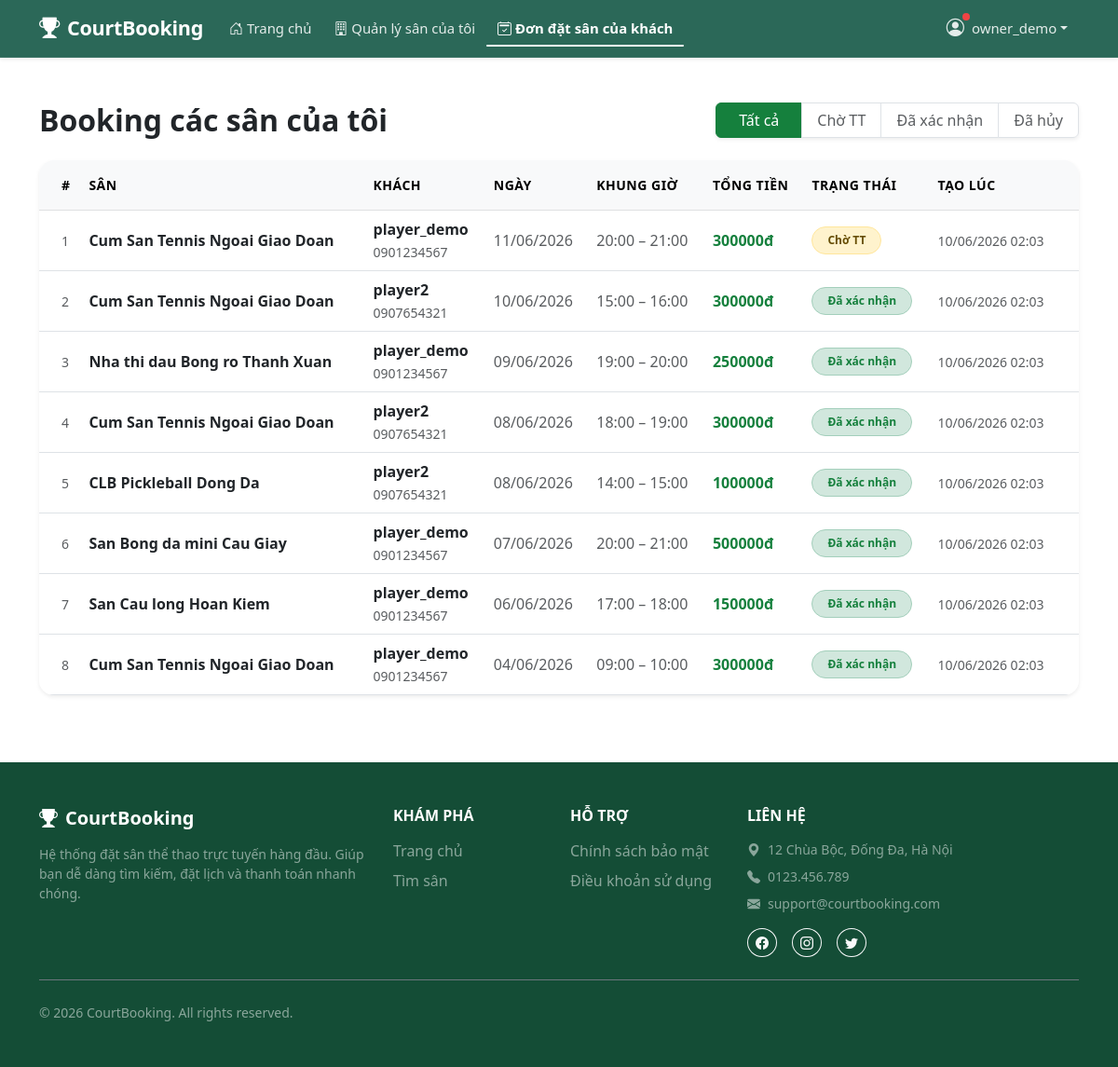
The app's page /bookings/owner/ (signed in) with its own data.
### accounts/models.py (models this page shows, shortened)
class User(AbstractUser):
    ROLE_CHOICES = [
        ('guest',  'Khách'),
        ('player', 'Người chơi'),
        ('owner',  'Chủ sân'),
        ('admin',  'Quản trị'),
    ]
    phone = models.CharField(max_length=15, blank=True)
    role  = models.CharField(max_length=10, choices=ROLE_CHOICES, default='player')

### bookings/models.py (models this page shows, shortened)
class Booking(models.Model):
    STATUS_CHOICES = [
        ('pending',   'Chờ duyệt'),
        ('confirmed', 'Đã xác nhận'),
        ('cancelled', 'Đã huỷ'),
    ]
    court          = models.ForeignKey(
        'courts.Court',
        on_delete=models.CASCADE,
        related_name='bookings',
        verbose_name='Sân'
    )
    user           = models.ForeignKey(
        settings.AUTH_USER_MODEL,
        on_delete=models.CASCADE,
        related_name='bookings',
        verbose_name='Người đặt'
    )
    date           = models.DateField(verbose_name='Ngày chơi')
    start_time     = models.TimeField(verbose_name='Giờ bắt đầu')
    duration_hours = models.PositiveSmallIntegerField(
        verbose_name='Số giờ',
        validators=[MinValueValidator(1), MaxValueValidator(4)]
    )
    promotion       = models.ForeignKey(
        'promotions.Promotion',
        on_delete=models.SET_NULL,
        null=True, blank=True,
        verbose_name='Mã khuyến mãi'
    )
    discount_amount = models.DecimalField(
        max_digits=10, decimal_places=0,
        default=0,
        verbose_name='Số tiền giảm'
    )
    total_price    = models.DecimalField(
        max_digits=10, decimal_places=0,
        verbose_name='Tổng tiền (VNĐ)'
    )
    status         = models.CharField(
        max_length=20,
        choices=STATUS_CHOICES,
        default='pending',
        verbose_name='Trạng thái'
    )
    created_at     = models.DateTimeField(auto_now_add=True, verbose_name='Ngày tạo')
    class Meta:
        ordering = ['-created_at']
        unique_together = ('court', 'date', 'start_time')  # Chống trùng lịch ở DB level
        verbose_name = 'Đặt sân'
        verbose_name_plural = 'Danh sách đặt sân'
    @property
    def end_time(self):
        dt = datetime.combine(datetime.today(), self.start_time)
        return (dt + timedelta(hours=self.duration_hours)).time()

### courts/models.py (models this page shows, shortened)
class Court(models.Model):
    COURT_TYPE_CHOICES = [
        ('badminton',  'Cầu lông'),
        ('football',   'Bóng đá'),
        ('pickleball', 'Pickleball'),
        ('basketball', 'Bóng rổ'),
        ('tennis',     'Tennis'),
    ]
    DISTRICT_CHOICES = [
        ('cau_giay',     'Cầu Giấy'),
        ('dong_da',      'Đống Đa'),
        ('hai_ba_trung', 'Hai Bà Trưng'),
        ('hoan_kiem',    'Hoàn Kiếm'),
        ('thanh_xuan',   'Thanh Xuân'),
        ('ha_dong',      'Hà Đông'),
        ('bac_tu_liem',  'Bắc Từ Liêm'),
        ('nam_tu_liem',  'Nam Từ Liêm'),
        ('khac',         'Khác'),
    ]
    name           = models.CharField(max_length=200, verbose_name='Tên sân')
    court_type     = models.CharField(max_length=20, choices=COURT_TYPE_CHOICES, verbose_name='Loại sân')
    address        = models.CharField(max_length=300, verbose_name='Địa chỉ')
    district       = models.CharField(max_length=20, choices=DISTRICT_CHOICES, default='khac',
                                      blank=True, verbose_name='Quận/Huyện')
    description    = models.TextField(blank=True, verbose_name='Mô tả')
    price_per_hour = models.DecimalField(max_digits=10, decimal_places=0, verbose_name='Giá thuê/giờ (VNĐ)')
    image          = models.ImageField(upload_to='courts/', blank=True, null=True, verbose_name='Ảnh sân')
    is_active      = models.BooleanField(default=True, verbose_name='Đang hoạt động')
    owner          = models.ForeignKey(
        settings.AUTH_USER_MODEL,
        on_delete=models.SET_NULL,
        null=True,
        blank=True,
        related_name='owned_courts',
        verbose_name='Chủ sân',
    )
    created_at     = models.DateTimeField(auto_now_add=True, verbose_name='Ngày tạo')
    class Meta:
        ordering = ['-created_at']
        verbose_name = 'Sân'
        verbose_name_plural = 'Danh sách sân'

### bookings/views.py (the view)
# urls.py: path('owner/', views.owner_booking_list, name='owner_booking_list'),
def owner_booking_list(request):
    if request.session.get('role') != 'owner':
        return redirect('accounts:login')
    current_status = request.GET.get('status', '').strip()
    bookings_qs = (
        Booking.objects
        .filter(court__owner=request.user)
        .select_related('court', 'user', 'promotion')
        .order_by('-date', '-created_at')
    )
    if current_status in ('pending', 'confirmed', 'cancelled'):
        bookings_qs = bookings_qs.filter(status=current_status)
    else:
        current_status = ''   # chuẩn hoá để template dễ so sánh
    paginator   = Paginator(bookings_qs, 10)
    page_number = request.GET.get('page')
    page_obj    = paginator.get_page(page_number)
    return render(request, 'bookings/owner_booking_list.html', {
        'page_obj':       page_obj,
        'current_status': current_status,
    })

### bookings/templates/bookings/owner_booking_list.html (shortened to what this page needs)
{% extends 'base.html' %}
{% load humanize %}
{% block content %}
<div class="container py-5">
    <div class="d-flex flex-column flex-md-row justify-content-between align-items-md-center mb-4 gap-3">
        <h2 class="fw-bold mb-0 text-dark">Booking các sân của tôi</h2>
        <div class="btn-group shadow-sm" role="group">
            <a href="{% url 'bookings:owner_booking_list' %}"
               class="btn {% if current_status == '' %}btn-success fw-medium px-4{% else %}btn-white border fw-medium text-muted hover-bg-light px-3{% endif %}">
                Tất cả
            </a>
            <a href="{% url 'bookings:owner_booking_list' %}?status=pending"
               class="btn {% if current_status == 'pending' %}btn-success fw-medium px-4{% else %}btn-white border fw-medium text-muted hover-bg-light px-3{% endif %}">
                Chờ TT
            </a>
            <a href="{% url 'bookings:owner_booking_list' %}?status=confirmed"
               class="btn {% if current_status == 'confirmed' %}btn-success fw-medium px-4{% else %}btn-white border fw-medium text-muted hover-bg-light px-3{% endif %}">
                Đã xác nhận
            </a>
            <a href="{% url 'bookings:owner_booking_list' %}?status=cancelled"
               class="btn {% if current_status == 'cancelled' %}btn-success fw-medium px-4{% else %}btn-white border fw-medium text-muted hover-bg-light px-3{% endif %}">
                Đã hủy
            </a>
        </div>
    </div>
    {% if page_obj %}
        <div class="card shadow-sm border-0 rounded-4 overflow-hidden mb-4">
            <div class="table-responsive">
                <table class="table table-hover align-middle mb-0 text-nowrap">
                    <thead class="table-light text-muted small text-uppercase" style="letter-spacing: 0.5px;">
                        <tr>
                            <th class="ps-4 py-3">#</th>
                            <th class="py-3">Sân</th>
                            <th class="py-3">Khách</th>
                            <th class="py-3">Ngày</th>
                            <th class="py-3">Khung giờ</th>
                            <th class="py-3">Tổng tiền</th>
                            <th class="py-3">Trạng thái</th>
                            <th class="py-3 pe-4">Tạo lúc</th>
                        </tr>
                    </thead>
                    <tbody>
                        {% for booking in page_obj %}
                        <tr>
                            <td class="text-muted small ps-4">{{ page_obj.start_index|add:forloop.counter0 }}</td>
                            <td class="fw-semibold text-dark">{{ booking.court.name }}</td>
                            <td>
                                <span class="fw-bold text-dark">{{ booking.user.username }}</span>
                                {% if booking.user.phone %}
                                    <br><small class="text-muted">{{ booking.user.phone }}</small>
                                {% endif %}
                            </td>
                            <td class="text-muted">{{ booking.date|date:"d/m/Y" }}</td>
                            <td class="text-muted">{{ booking.start_time|time:"H:i" }} – {{ booking.end_time|time:"H:i" }}</td>
                            <td><span class="fw-bold text-success">{{ booking.total_price|intcomma }}đ</span></td>
                            <td>
                                {% if booking.status == 'confirmed' %}
                                    <span class="badge rounded-pill bg-success-subtle text-success border border-success-subtle px-3 py-2">Đã xác nhận</span>
                                {% elif booking.status == 'pending' %}
                                    <span class="badge rounded-pill bg-warning-subtle text-warning-emphasis border border-warning-subtle px-3 py-2">Chờ TT</span>
                                {% else %}
                                    <span class="badge rounded-pill bg-danger-subtle text-danger border border-danger-subtle px-3 py-2">Đã hủy</span>
                                {% endif %}
                            </td>
                            <td class="text-muted small pe-4">{{ booking.created_at|date:"d/m/Y H:i" }}</td>
                        </tr>
                        {% endfor %}
                    </tbody>
                </table>
            </div>
        </div>
    {% endif %}
</div>
{% endblock %}

### templates/partials/header.html (shortened to what this page needs)
<nav class="navbar navbar-expand-lg navbar-dark shadow-sm sticky-top" style="background-color: rgba(6, 78, 59, 0.85) !important; backdrop-filter: blur(12px); -webkit-backdrop-filter: blur(12px); border-bottom: 1px solid rgba(255, 255, 255, 0.1);">
    <div class="container">
        <a class="navbar-brand fw-bold d-flex align-items-center" href="{% url 'courts:court_list' %}">
            <i class="bi bi-trophy-fill me-2" style="font-size: 1.4rem;"></i>
            CourtBooking
        </a>
        <div class="collapse navbar-collapse" id="navbarMain">
            <ul class="navbar-nav me-auto mb-2 mb-lg-0">
                <li class="nav-item">
                    <a class="nav-link {% if request.resolver_match.view_name == 'courts:court_list' %}active-link{% endif %}" href="{% url 'courts:court_list' %}">
                        <i class="bi bi-house-door me-1"></i>Trang chủ
                    </a>
                </li>
                {% if user.is_authenticated %}
                    {% if request.session.role == 'owner' %}
                    <li class="nav-item">
                        <a class="nav-link {% if request.resolver_match.view_name == 'courts:my_court_list' %}active-link{% endif %}" href="{% url 'courts:my_court_list' %}">
                            <i class="bi bi-building me-1"></i>Quản lý sân của tôi
                        </a>
                    </li>
                    <li class="nav-item">
                        <a class="nav-link {% if request.resolver_match.view_name == 'bookings:owner_booking_list' %}active-link{% endif %}" href="{% url 'bookings:owner_booking_list' %}">
                            <i class="bi bi-calendar2-check me-1"></i>Đơn đặt sân của khách
                        </a>
                    </li>
                    {% endif %}
                {% endif %}
            </ul>
            <ul class="navbar-nav ms-auto mb-2 mb-lg-0">
                {% if user.is_authenticated %}
                    <li class="nav-item dropdown">
                        <a class="nav-link dropdown-toggle d-flex align-items-center"
                           href="#" role="button"
                           data-bs-toggle="dropdown" aria-expanded="false">
                            <span class="position-relative d-inline-block me-1">
                                <i class="bi bi-person-circle" style="font-size: 1.2rem;"></i>
                                <span class="notify-dot"></span>
                            </span>
                            {{ user.username }}
                        </a>
                    </li>
                {% endif %}
            </ul>
        </div>
    </div>
</nav>

### static/css/style.css (style rules this page uses)
:root { --primary: #15803d; --primary-dark: #0f6030; --primary-light: #dcfce7; --primary-muted: rgba(21, 128, 61, 0.06); --text-muted: #6b7280; --border: #e5e7eb; --shadow-sm: 0 1px 3px rgba(0,0,0,.08), 0 1px 2px rgba(0,0,0,.05); --shadow-md: 0 4px 12px rgba(0,0,0,.12), 0 2px 6px rgba(0,0,0,.07); --shadow-hover: 0 8px 24px rgba(0,0,0,.14), 0 4px 8px rgba(0,0,0,.08); --radius-card: 14px; --radius-img: 12px 12px 0 0; }
.card, .btn, a { transition: all 0.2s ease; }
.navbar { background-color: var(--primary) !important; box-shadow: 0 2px 8px rgba(0,0,0,.15); }
.navbar-brand { font-size: 1.35rem; letter-spacing: -.3px; }
.navbar .nav-link { color: rgba(255,255,255,.88) !important; font-size: .93rem; padding-left: .75rem !important; padding-right: .75rem !important; }
.btn-success, .btn-outline-success:hover { background-color: var(--primary); border-color: var(--primary); }
.text-success { color: var(--primary) !important; }
html { scroll-behavior: smooth; }
body { animation: pageFadeIn 0.4s ease-out; }
.navbar { transition: box-shadow 0.25s ease !important; }
.btn { transition: transform 0.15s ease, box-shadow 0.15s ease, background-color 0.2s ease, border-color 0.2s ease !important; }
.notify-dot { position: absolute; top: -2px; right: -2px; width: 8px; height: 8px; background-color: #ef4444; border-radius: 50%; animation: pulseDot 2s cubic-bezier(0.4, 0, 0.6, 1) infinite; }
.navbar-nav .nav-link { position: relative; transition: all 0.3s ease-in-out !important; display: inline-flex !important; align-items: center; }
.navbar-nav .nav-link i { margin-right: 0.25rem !important; transition: margin-right 0.3s ease-in-out !important; }
.navbar-nav .nav-link.active-link { color: #ffffff !important; font-weight: 700; }
.navbar-nav .nav-link.active-link::after { content: ''; position: absolute; bottom: 0px; left: 0; width: 100%; height: 2px; background-color: #ffffff; border-radius: 2px; transition: width 0.3s ease-in-out; }

### bookings/templates/bookings/owner_booking_list.html (style rules this page uses)
.btn-white { background: #fff; }

### records on screen
User: username "owner_demo"
Booking: start_index|add "1", court.name "Cum San Tennis Ngoai Giao Doan", user.username "player_demo", user.phone "0901234567", date "11/06/2026", start_time "20:00", end_time "21:00", total_price "300000", status "Chờ TT", created_at "10/06/2026 02:03"
Booking: start_index|add "2", court.name "Cum San Tennis Ngoai Giao Doan", user.username "player2", user.phone "0907654321", date "10/06/2026", start_time "15:00", end_time "16:00", total_price "300000", status "Đã xác nhận", created_at "10/06/2026 02:03"
Booking: start_index|add "3", court.name "Nha thi dau Bong ro Thanh Xuan", user.username "player_demo", user.phone "0901234567", date "09/06/2026", start_time "19:00", end_time "20:00", total_price "250000", status "Đã xác nhận", created_at "10/06/2026 02:03"
Booking: start_index|add "4", court.name "Cum San Tennis Ngoai Giao Doan", user.username "player2", user.phone "0907654321", date "08/06/2026", start_time "18:00", end_time "19:00", total_price "300000", status "Đã xác nhận", created_at "10/06/2026 02:03"
Booking: start_index|add "5", court.name "CLB Pickleball Dong Da", user.username "player2", user.phone "0907654321", date "08/06/2026", start_time "14:00", end_time "15:00", total_price "100000", status "Đã xác nhận", created_at "10/06/2026 02:03"
Booking: start_index|add "6", court.name "San Bong da mini Cau Giay", user.username "player_demo", user.phone "0901234567", date "07/06/2026", start_time "20:00", end_time "21:00", total_price "500000", status "Đã xác nhận", created_at "10/06/2026 02:03"
Booking: start_index|add "7", court.name "San Cau long Hoan Kiem", user.username "player_demo", user.phone "0901234567", date "06/06/2026", start_time "17:00", end_time "18:00", total_price "150000", status "Đã xác nhận", created_at "10/06/2026 02:03"
Booking: start_index|add "8", court.name "Cum San Tennis Ngoai Giao Doan", user.username "player_demo", user.phone "0901234567", date "04/06/2026", start_time "09:00", end_time "10:00", total_price "300000", status "Đã xác nhận", created_at "10/06/2026 02:03"
